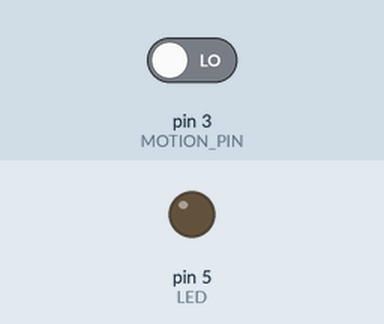
Bench run of a sketch on a simulated Arduino Uno, built with avr-gcc and run on an emulated ATmega328P. On the bench: output pins drawn as LEDs (lit = HIGH). Inputs (shaded band) come from the test bench; at power-on: pin 3 (MOTION_PIN) LOW. What the sketch prints to the serial monitor is not drawn.

Above: at 1.2 s.
1.3 s: pin 3 (MOTION_PIN) driven HIGH
At 2.2 s:
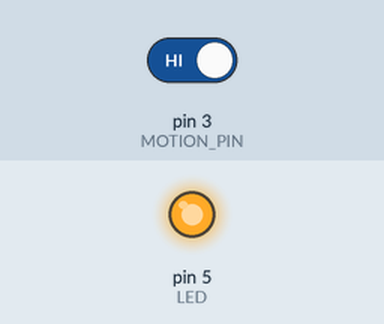
2.9 s: pin 3 (MOTION_PIN) driven LOW
At 3.4 s:
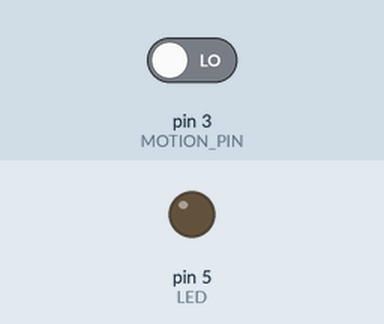
Timing chart, 0 to 5.9 s (numbered marks = the images above; inputs shaded):
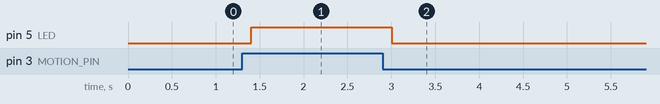

Measured:
- after the input at 1.3 s, pin 5 (LED): LOW → HIGH after 0.10 s
- after the input at 2.9 s, pin 5 (LED): HIGH → LOW after 0.10 s

The sketch:

MotionMoteJustPIR.ino
```cpp
/*
  This will turn the MotionMote's LED when motion is detected on the PIR
*/

#define LED            5
#define MOTION_PIN     3  // D3
int pirVal = LOW;

// the setup function runs once when you press reset or power the board
void setup() {
  Serial.begin(9600);
  Serial.println("setup");
  // initialize digital pin LED_BUILTIN as an output.
  pinMode(LED, OUTPUT);
  pinMode(MOTION_PIN, INPUT);
}

// the loop function runs over and over again forever
void loop() {
  Serial.println("BEGIN LOOP");
  pirVal = digitalRead(MOTION_PIN);
  digitalWrite(LED, pirVal);   // turn the LED on (HIGH is the voltage level)
  delay(200);
}
```
